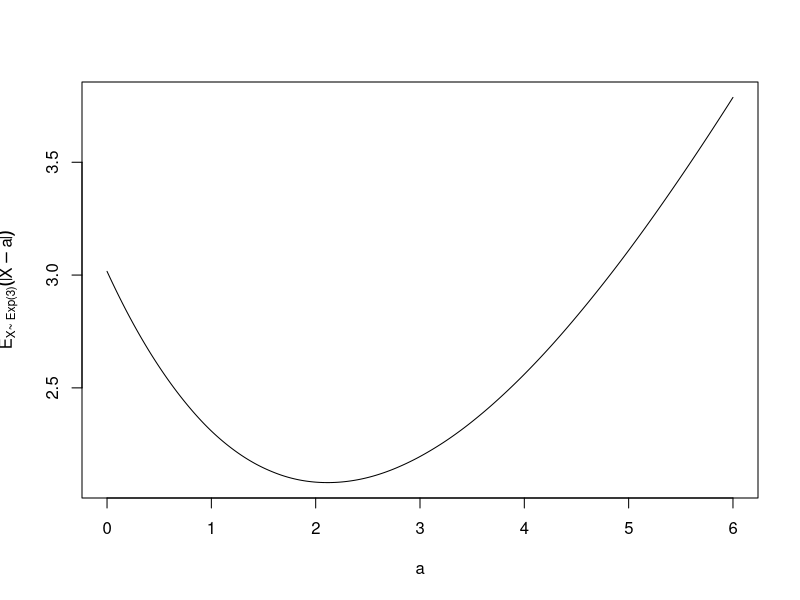

Here is the R script that generated this plot: (Note: this script raises an error after producing the figure.)
## ---- chunk 1
## Generate some exponential random variables
## Here rate=1/3 corresponds to mean = 3
X <- rexp(20, rate = 1/3)
## ---- chunk 2
abs_error_expected_loss_exponential <- function(a, n=10000){
    X <- rexp(n, rate=1/3)
    # I have to be a bit fancy here to get around the fact that R's
    # mean() will only return a single value.
    # If you want something simpler, but a bit slower, use the map() function
    rowMeans(abs(outer(a, X, `-`)))
}
## ---- chunk 3
x_guess <- seq(0, 6, length.out=501)
x_guess_loss <- abs_error_expected_loss_exponential(x_guess)

plot(x_guess, x_guess_loss, type='l',
     xlab=expression(a), 
     ylab=expression(E[X * "~ Exp(3)"] (abs(X - a))))
## ---- chunk 4
abs_error_expected_loss_logn <- function(a, n=50000){
    X <- rlnorm(n, meanlog=3, sdlog=2)
    # I have to be a bit fancy here to get around the fact that R's
    # mean() will only return a single value.
    # If you want something simpler, but a bit slower, use the map() function
    rowMeans(abs(outer(a, X, `-`)))
}

# Need a nice big range here, but we need log-spaced values as well
x_guess <- 10^seq(log10(1), log10(1500), length.out=5001) 
x_guess_loss <- abs_error_expected_loss_logn(x_guess)

plot(x_guess, x_guess_loss, type='l',
     xlab=expression(a), log="xy",
     ylab=expression(E[X * "~ LogN(3, 2^2)"] (abs(X - a))))

abline(v=exp(3), col="blue4")
abline(v=exp(7), col="red4")
## ---- chunk 5
irs_loss <- function(delta_y) {
    ifelse(delta_y > 0, 0.02 * abs(delta_y), 0.07 * abs(delta_y))
}

d <- seq(-3, 3, length.out=201)
plot(d, irs_loss(d), xlab=expression(hat(y) - y), ylab="Financial Loss", 
     main="Check Loss", type="l")
